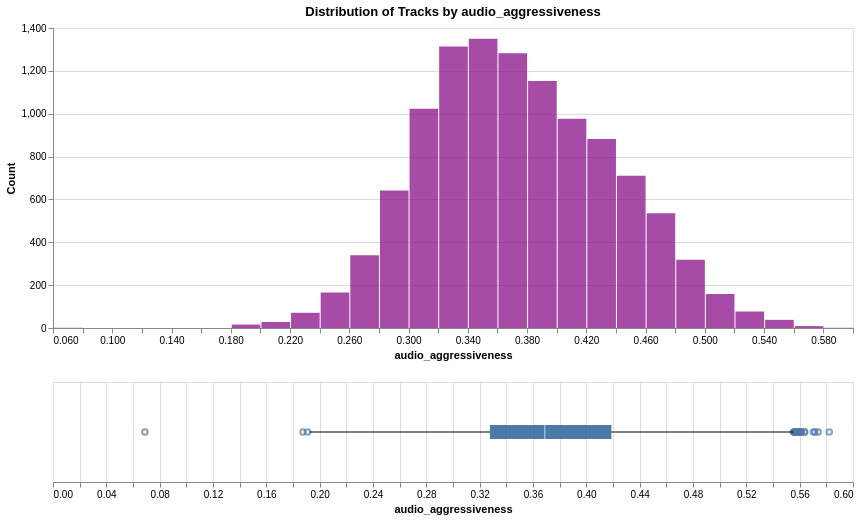

Notebook cell for this chart:
### Markdown cell above
### audio_aggressiveness

A composite score of audio features capturing intensity, timbre, percussiveness, and speed (Loudness, Rolloff, Spectral Flux, and BPM). This metric distinguishes high-energy, aggressive tracks (e.g. drill, hardcore) from more laid-back productions (lo-fi).

### Code cell
#scaler for composite features (requires normalization (Min-Max) of components first because they have different scales)
scaler = MinMaxScaler()
audio_feats_agg = ['rolloff', 'loudness', 'flux', 'bpm']

agg_data = df[audio_feats_agg].copy()
norm_agg = (agg_data - agg_data.min()) / (agg_data.max() - agg_data.min())
df['audio_aggressiveness'] = norm_agg.mean(axis=1, skipna=False)

analyze_distribution(df, 'audio_aggressiveness', 'audio_aggressiveness', 'purple')

### Figure 1 — Vega specification as saved in the notebook (floating-point values rounded to 4 significant figures)
{"$schema": "https://vega.github.io/schema/vega/v5.json", "data": [{"name": "source_0"}, {"name": "data_0", "values": [{"__count": 710, "bin_maxbins_10_audio_aggressiveness": 0.4, "bin_maxbins_10_audio_aggressiveness_end": 0.5, "bin_maxbins_40_audio_aggressiveness": 0.44, "bin_maxbins_40_audio_aggressiveness_end": 0.46}, {"__count": 318, "bin_maxbins_10_audio_aggressiveness": 0.4, "bin_maxbins_10_audio_aggressiveness_end": 0.5, "bin_maxbins_40_audio_aggressiveness": 0.48, "bin_maxbins_40_audio_aggressiveness_end": 0.5}, {"__count": 1314, "bin_maxbins_10_audio_aggressiveness": 0.3, "bin_maxbins_10_audio_aggressiveness_end": 0.4, "bin_maxbins_40_audio_aggressiveness": 0.32, "bin_maxbins_40_audio_aggressiveness_end": 0.34}, {"__count": 642, "bin_maxbins_10_audio_aggressiveness": 0.2, "bin_maxbins_10_audio_aggressiveness_end": 0.3, "bin_maxbins_40_audio_aggressiveness": 0.28, "bin_maxbins_40_audio_aggressiveness_end": 0.3}, {"__count": 976, "bin_maxbins_10_audio_aggressiveness": 0.4, "bin_maxbins_10_audio_aggressiveness_end": 0.5, "bin_maxbins_40_audio_aggressiveness": 0.4, "bin_maxbins_40_audio_aggressiveness_end": 0.42}, {"__count": 882, "bin_maxbins_10_audio_aggressiveness": 0.4, "bin_maxbins_10_audio_aggressiveness_end": 0.5, "bin_maxbins_40_audio_aggressiveness": 0.42, "bin_maxbins_40_audio_aggressiveness_end": 0.44}, {"__count": 1282, "bin_maxbins_10_audio_aggressiveness": 0.3, "bin_maxbins_10_audio_aggressiveness_end": 0.4, "bin_maxbins_40_audio_aggressiveness": 0.36, "bin_maxbins_40_audio_aggressiveness_end": 0.38}, {"__count": 1153, "bin_maxbins_10_audio_aggressiveness": 0.3, "bin_maxbins_10_audio_aggressiveness_end": 0.4, "bin_maxbins_40_audio_aggressiveness": 0.38, "bin_maxbins_40_audio_aggressiveness_end": 0.4}, {"__count": 1350, "bin_maxbins_10_audio_aggressiveness": 0.3, "bin_maxbins_10_audio_aggressiveness_end": 0.4, "bin_maxbins_40_audio_aggressiveness": 0.34, "bin_maxbins_40_audio_aggressiveness_end": 0.36}, {"__count": 77, "bin_maxbins_10_audio_aggressiveness": 0.5, "bin_maxbins_10_audio_aggressiveness_end": 0.6, "bin_maxbins_40_audio_aggressiveness": 0.52, "bin_maxbins_40_audio_aggressiveness_end": 0.54}, {"__count": 536, "bin_maxbins_10_audio_aggressiveness": 0.4, "bin_maxbins_10_audio_aggressiveness_end": 0.5, "bin_maxbins_40_audio_aggressiveness": 0.46, "bin_maxbins_40_audio_aggressiveness_end": 0.48}, {"__count": 1023, "bin_maxbins_10_audio_aggressiveness": 0.3, "bin_maxbins_10_audio_aggressiveness_end": 0.4, "bin_maxbins_40_audio_aggressiveness": 0.3, "bin_maxbins_40_audio_aggressiveness_end": 0.32}, {"__count": 159, "bin_maxbins_10_audio_aggressiveness": 0.5, "bin_maxbins_10_audio_aggressiveness_end": 0.6, "bin_maxbins_40_audio_aggressiveness": 0.5, "bin_maxbins_40_audio_aggressiveness_end": 0.52}, {"__count": 166, "bin_maxbins_10_audio_aggressiveness": 0.2, "bin_maxbins_10_audio_aggressiveness_end": 0.3, "bin_maxbins_40_audio_aggressiveness": 0.24, "bin_maxbins_40_audio_aggressiveness_end": 0.26}, {"__count": 340, "bin_maxbins_10_audio_aggressiveness": 0.2, "bin_maxbins_10_audio_aggressiveness_end": 0.3, "bin_maxbins_40_audio_aggressiveness": 0.26, "bin_maxbins_40_audio_aggressiveness_end": 0.28}, {"__count": 9, "bin_maxbins_10_audio_aggressiveness": 0.5, "bin_maxbins_10_audio_aggressiveness_end": 0.6, "bin_maxbins_40_audio_aggressiveness": 0.56, "bin_maxbins_40_audio_aggressiveness_end": 0.58}, {"__count": 38, "bin_maxbins_10_audio_aggressiveness": 0.5, "bin_maxbins_10_audio_aggressiveness_end": 0.6, "bin_maxbins_40_audio_aggressiveness": 0.54, "bin_maxbins_40_audio_aggressiveness_end": 0.56}, {"__count": 16, "bin_maxbins_10_audio_aggressiveness": 0.1, "bin_maxbins_10_audio_aggressiveness_end": 0.2, "bin_maxbins_40_audio_aggressiveness": 0.18, "bin_maxbins_40_audio_aggressiveness_end": 0.2}, {"__count": 71, "bin_maxbins_10_audio_aggressiveness": 0.2, "bin_maxbins_10_audio_aggressiveness_end": 0.3, "bin_maxbins_40_audio_aggressiveness": 0.22, "bin_maxbins_40_audio_aggressiveness_end": 0.24}, {"__count": 28, "bin_maxbins_10_audio_aggressiveness": 0.2, "bin_maxbins_10_audio_aggressiveness_end": 0.3, "bin_maxbins_40_audio_aggressiveness": 0.2, "bin_maxbins_40_audio_aggressiveness_end": 0.22}, {"__count": 1, "bin_maxbins_10_audio_aggressiveness": 0.0, "bin_maxbins_10_audio_aggressiveness_end": 0.1, "bin_maxbins_40_audio_aggressiveness": 0.06, "bin_maxbins_40_audio_aggressiveness_end": 0.08}, {"__count": 1, "bin_maxbins_10_audio_aggressiveness": 0.5, "bin_maxbins_10_audio_aggressiveness_end": 0.6, "bin_maxbins_40_audio_aggressiveness": 0.58, "bin_maxbins_40_audio_aggressiveness_end": 0.6}]}, {"name": "data_1"}, {"name": "data_2", "values": [{"audio_aggressiveness": 0.5613}, {"audio_aggressiveness": 0.5739}, {"audio_aggressiveness": 0.5609}, {"audio_aggressiveness": 0.5594}, {"audio_aggressiveness": 0.5714}, {"audio_aggressiveness": 0.1875}, {"audio_aggressiveness": 0.557}, {"audio_aggressiveness": 0.06894}, {"audio_aggressiveness": 0.5638}, {"audio_aggressiveness": 0.5575}, {"audio_aggressiveness": 0.5604}, {"audio_aggressiveness": 0.5604}, {"audio_aggressiveness": 0.5561}, {"audio_aggressiveness": 0.5554}, {"audio_aggressiveness": 0.5822}, {"audio_aggressiveness": 0.1908}, {"audio_aggressiveness": 0.5581}, {"audio_aggressiveness": 0.5703}, {"audio_aggressiveness": 0.5575}, {"audio_aggressiveness": 0.5557}, {"audio_aggressiveness": 0.5636}, {"audio_aggressiveness": 0.5589}]}, {"name": "data_3"}, {"name": "data_4", "values": [{"lower_box_audio_aggressiveness": 0.3278, "lower_whisker_audio_aggressiveness": 0.1924, "max_audio_aggressiveness": 0.5553}]}, {"name": "data_5", "values": [{"max_audio_aggressiveness": 0.5553, "upper_box_audio_aggressiveness": 0.4188, "upper_whisker_audio_aggressiveness": 0.5553}]}, {"name": "data_6"}, {"name": "data_7", "values": [{"lower_box_audio_aggressiveness": 0.3278, "max_audio_aggressiveness": 0.5822, "upper_box_audio_aggressiveness": 0.4188}]}, {"name": "data_8", "values": [{"lower_box_audio_aggressiveness": 0.3278, "max_audio_aggressiveness": 0.5822, "mid_box_audio_aggressiveness": 0.3688, "upper_box_audio_aggressiveness": 0.4188}]}, {"name": "data_0_concat_0_y_domain___count", "values": [{"min": 1, "max": 1350}]}], "signals": [{"name": "concat_0_bin_maxbins_40_audio_aggressiveness_bins", "value": {"fields": ["audio_aggressiveness"], "fname": "bin_audio_aggressiveness", "start": 0.06, "step": 0.02, "stop": 0.6}}, {"name": "concat_0_height", "value": 300}, {"name": "concat_1_height", "value": 100}], "marks": [{"type": "group", "name": "concat_0_group", "encode": {"update": {"width": {"signal": "width"}, "height": {"signal": "concat_0_height"}}}, "marks": [{"type": "rect", "name": "concat_0_marks", "from": {"data": "data_0"}, "encode": {"update": {"y": {"field": "__count", "scale": "concat_0_y"}, "y2": {"value": 0, "scale": "concat_0_y"}, "tooltip": {"signal": "{\"audio_aggressiveness (binned)\": !isValid(datum[\"bin_maxbins_10_audio_aggressiveness\"]) || !isFinite(+datum[\"bin_maxbins_10_audio_aggressiveness\"]) ? \"null\" : format(datum[\"bin_maxbins_10_audio_aggressiveness\"], \"\") + \" – \" + format(datum[\"bin_maxbins_10_audio_aggressiveness_end\"], \"\"), \"Count of Records\": format(datum[\"__count\"], \"\")}"}, "x": {"field": "bin_maxbins_40_audio_aggressiveness_end", "scale": "concat_0_x", "offset": {"signal": "0.5 + (abs(scale(\"concat_0_x\", datum[\"bin_maxbins_40_audio_aggressiveness_end\"]) - scale(\"concat_0_x\", datum[\"bin_maxbins_40_audio_aggressiveness\"])) < 0.25 ? 0.5 * (0.25 - (abs(scale(\"concat_0_x\", datum[\"bin_maxbins_40_audio_aggressiveness_end\"]) - scale(\"concat_0_x\", datum[\"bin_maxbins_40_audio_aggressiveness\"])))) : -0.5)"}}, "fill": {"value": "purple"}, "opacity": {"value": 0.7}, "x2": {"field": "bin_maxbins_40_audio_aggressiveness", "scale": "concat_0_x", "offset": {"signal": "0.5 + (abs(scale(\"concat_0_x\", datum[\"bin_maxbins_40_audio_aggressiveness_end\"]) - scale(\"concat_0_x\", datum[\"bin_maxbins_40_audio_aggressiveness\"])) < 0.25 ? -0.5 * (0.25 - (abs(scale(\"concat_0_x\", datum[\"bin_maxbins_40_audio_aggressiveness_end\"]) - scale(\"concat_0_x\", datum[\"bin_maxbins_40_audio_aggressiveness\"])))) : 0.5)"}}}}, "style": ["bar"]}], "axes": [{"scale": "concat_0_y", "gridScale": "concat_0_x", "minExtent": 0, "zindex": 0, "grid": true, "labels": false, "aria": false, "tickCount": {"signal": "ceil(concat_0_height/40)"}, "ticks": false, "domain": false, "maxExtent": 0, "orient": "left"}, {"scale": "concat_0_x", "zindex": 0, "labelFlush": true, "grid": false, "labelOverlap": true, "orient": "bottom", "title": "audio_aggressiveness", "tickCount": {"signal": "ceil(width/10)"}}, {"scale": "concat_0_y", "labelOverlap": true, "grid": false, "orient": "left", "title": "Count", "zindex": 0, "tickCount": {"signal": "ceil(concat_0_height/40)"}}], "title": {"text": "Distribution of Tracks by audio_aggressiveness", "frame": "group"}, "style": "cell"}, {"type": "group", "name": "concat_1_group", "encode": {"update": {"width": {"signal": "width"}, "height": {"signal": "concat_1_height"}}}, "signals": [{"name": "height", "update": "concat_1_height"}], "marks": [{"type": "symbol", "name": "concat_1_layer_0_layer_0_marks", "from": {"data": "data_2"}, "encode": {"update": {"y": {"signal": "concat_1_height", "mult": 0.5}, "opacity": {"value": 0.7}, "stroke": {"value": "#4c78a8"}, "fill": {"value": "transparent"}, "x": {"field": "audio_aggressiveness", "scale": "concat_1_x"}}}, "style": ["point", "boxplot-outliers"]}, {"type": "rule", "name": "concat_1_layer_0_layer_1_layer_0_marks", "from": {"data": "data_4"}, "encode": {"update": {"y": {"signal": "concat_1_height", "mult": 0.5}, "tooltip": {"signal": "format(datum[\"max_audio_aggressiveness\"], \"\")"}, "x": {"field": "lower_whisker_audio_aggressiveness", "scale": "concat_1_x"}, "stroke": {"value": "black"}, "x2": {"field": "lower_box_audio_aggressiveness", "scale": "concat_1_x"}}}, "style": ["rule", "boxplot-rule"], "aria": false}, {"type": "rule", "name": "concat_1_layer_0_layer_1_layer_1_marks", "from": {"data": "data_5"}, "encode": {"update": {"x2": {"field": "upper_whisker_audio_aggressiveness", "scale": "concat_1_x"}, "x": {"field": "upper_box_audio_aggressiveness", "scale": "concat_1_x"}, "y": {"signal": "concat_1_height", "mult": 0.5}, "stroke": {"value": "black"}, "tooltip": {"signal": "format(datum[\"max_audio_aggressiveness\"], \"\")"}}}, "aria": false, "style": ["rule", "boxplot-rule"]}, {"type": "rect", "name": "concat_1_layer_1_layer_0_marks", "from": {"data": "data_7"}, "encode": {"update": {"x": {"field": "lower_box_audio_aggressiveness", "scale": "concat_1_x"}, "x2": {"field": "upper_box_audio_aggressiveness", "scale": "concat_1_x"}, "yc": {"signal": "concat_1_height", "mult": 0.5}, "height": {"value": 14}, "fill": {"value": "#4c78a8"}, "tooltip": {"signal": "format(datum[\"max_audio_aggressiveness\"], \"\")"}}}, "style": ["bar", "boxplot-box"]}, {"type": "rect", "name": "concat_1_layer_1_layer_1_marks", "from": {"data": "data_8"}, "encode": {"update": {"width": {"value": 1}, "yc": {"signal": "concat_1_height", "mult": 0.5}, "height": {"value": 14}, "opacity": {"value": 0.7}, "fill": [{"value": "#4c78a8", "test": "datum['lower_box_audio_aggressiveness'] >= datum['upper_box_audio_aggressiveness']"}, {"value": "white"}], "tooltip": {"signal": "format(datum[\"max_audio_aggressiveness\"], \"\")"}, "xc": {"field": "mid_box_audio_aggressiveness", "scale": "concat_1_x"}}}, "aria": false, "style": ["tick", "boxplot-median"]}], "axes": [{"scale": "concat_1_x", "orient": "bottom", "tickCount": {"signal": "ceil(width/40)"}, "grid": true, "maxExtent": 0, "ticks": false, "labels": false, "minExtent": 0, "zindex": 0, "aria": false, "domain": false}, {"scale": "concat_1_x", "orient": "bottom", "title": "audio_aggressiveness", "tickCount": {"signal": "ceil(width/40)"}, "zindex": 0, "labelFlush": true, "labelOverlap": true, "grid": false}], "style": "cell"}], "scales": [{"name": "concat_0_x", "type": "linear", "domain": {"signal": "[concat_0_bin_maxbins_40_audio_aggressiveness_bins.start, concat_0_bin_maxbins_40_audio_aggressiveness_bins.stop]"}, "range": [0, {"signal": "width"}], "bins": {"signal": "concat_0_bin_maxbins_40_audio_aggressiveness_bins"}, "zero": false}, {"name": "concat_0_y", "type": "linear", "domain": [{"signal": "(data(\"data_0_concat_0_y_domain___count\")[0] || {}).min"}, {"signal": "(data(\"data_0_concat_0_y_domain___count\")[0] || {}).max"}], "range": [{"signal": "concat_0_height"}, 0], "nice": true, "zero": true}, {"name": "concat_1_x", "type": "linear", "domain": {"fields": [{"data": "data_2", "field": "audio_aggressiveness"}, {"data": "data_4", "field": "lower_whisker_audio_aggressiveness"}, {"data": "data_4", "field": "lower_box_audio_aggressiveness"}, {"data": "data_5", "field": "upper_box_audio_aggressiveness"}, {"data": "data_5", "field": "upper_whisker_audio_aggressiveness"}, {"data": "data_7", "field": "lower_box_audio_aggressiveness"}, {"data": "data_7", "field": "upper_box_audio_aggressiveness"}, {"data": "data_8", "field": "mid_box_audio_aggressiveness"}]}, "range": [0, {"signal": "width"}], "zero": true, "nice": true}], "width": 800, "layout": {"padding": 20, "columns": 1, "bounds": "full", "align": "each"}, "background": "white", "padding": 5}
